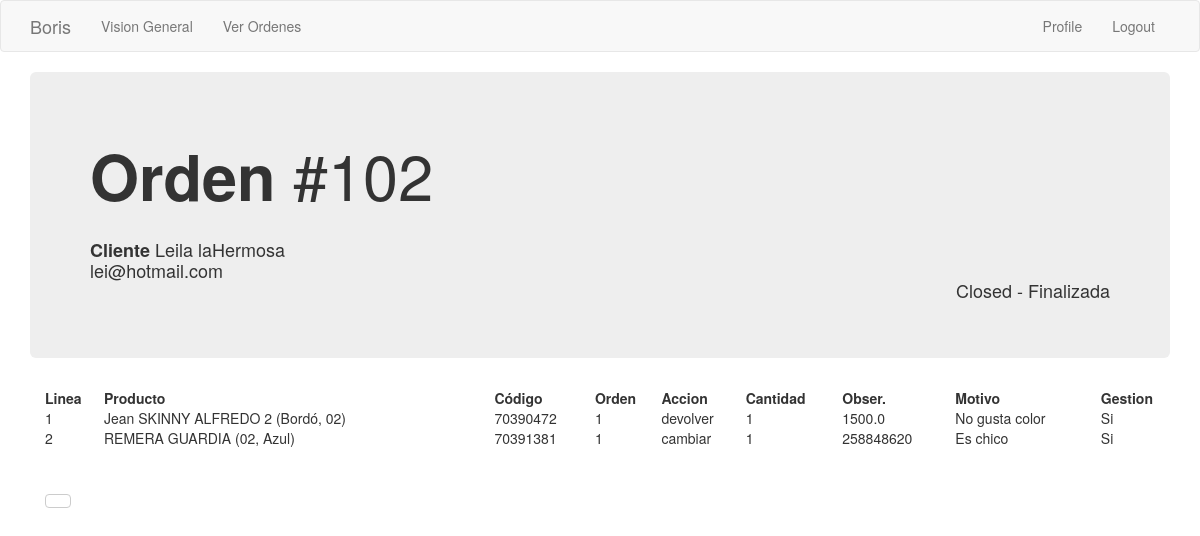
The page /orden/1 (signed in) on the database as committed earlier.
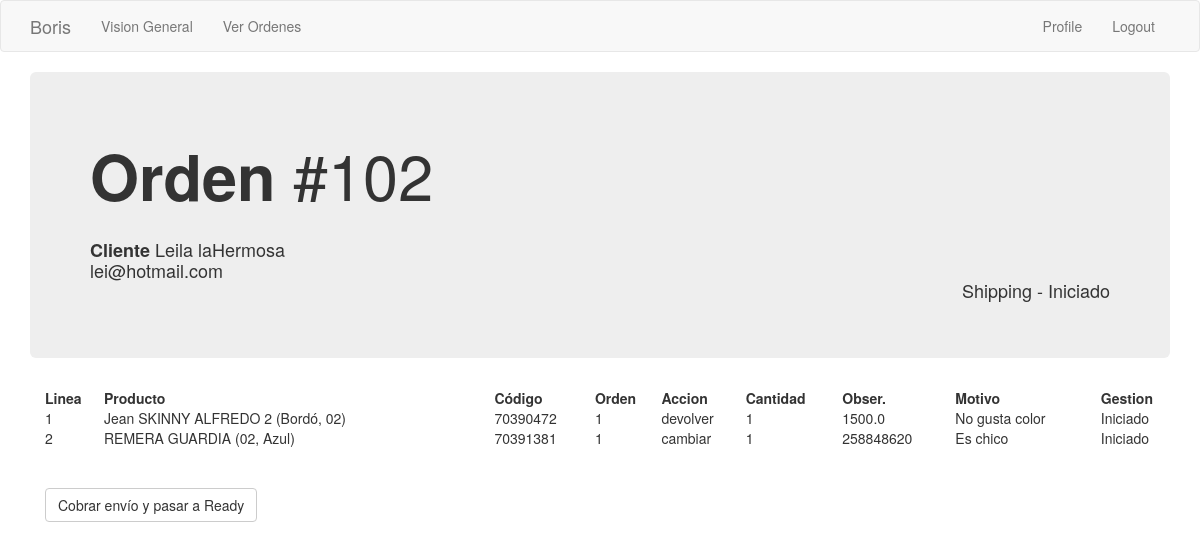
The same page on the database as committed later.
### app/models.py (models this page shows, shortened)
class Order_header(db.Model):
    id = db.Column(db.Integer, primary_key=True)
    order_number = db.Column(db.Integer, index=True)
    order_id_anterior = db.Column(db.Integer)
    creation_date = db.Column(db.String(35), index=True)
    last_update_date = db.Column(db.String(35))
    payment_method = db.Column(db.String(10))
    payment_card = db.Column(db.String(10))
    courier_order_id = db.Column(db.String(64), index=True)
    status = db.Column(db.String(15))
    sub_status = db.Column(db.String(15))
    customer_address = db.Column(db.String(64))
    customer_number = db.Column(db.String(10))
    customer_floor = db.Column(db.String(10))
    customer_zipcode = db.Column(db.String(8))
    customer_locality = db.Column(db.String(64))
    customer_city = db.Column(db.String(64))
    customer_province = db.Column(db.String(64))
    customer_country = db.Column(db.String(64))
    detalle = db.relationship('Order_detail', backref='productos', lazy='dynamic')
    transaction = db.relationship('Transaction_log', backref='transaccion', lazy='dynamic')
    customer_id = db.Column(db.Integer, db.ForeignKey('customer.id'))
    store = db.Column(db.Integer, db.ForeignKey('company.store_id'))

class Order_detail(db.Model):
    order_line_number = db.Column(db.String, primary_key=True)
    line_number = db.Column(db.Integer)
    prod_id = db.Column(db.Integer)
    name = db.Column(db.String(120))
    variant = db.Column(db.Integer)
    accion = db.Column(db.String(10))
    accion_cambiar_por = db.Column(db.Integer)
    accion_cantidad = db.Column(db.Integer)
    motivo = db.Column(db.String(50))
    monto_a_devolver = db.Column(db.Float)
    gestionado = db.Column(db.String(10))
    order = db.Column(db.Integer, db.ForeignKey('order_header.id'))

### app/main/routes.py (the view)
@bp.route('/orden/<orden_id>')
@login_required
def orden(orden_id):
    orden = Order_header.query.filter_by(id=orden_id).first()
    orden_linea = Order_detail.query.filter_by(order=orden_id).all()
    return render_template('orden.html', orden=orden, orden_linea=orden_linea, customer=orden.buyer)

### app/main/routes.py (called while the page is built)
@bp.before_app_request
def before_request():
    if current_user.is_authenticated:
        current_user.last_seen = datetime.utcnow()
        db.session.commit()

### app/models.py (called while the page is built)
@login.user_loader
def load_user(id):
    return User.query.get(int(id))

### app/templates/orden.html (shortened to what this page needs)
{% extends "base.html" %}
{% block app_content %}
    <div class='jumbotron'>
        <h1>
            <strong>Orden </strong>#{{orden.order_number}}
        </h1>
        <h4>
            <br> <strong> Cliente </strong>{{customer.name}}
            <br>         {{customer.email}}
            <div class="text-right"> {{orden.status}} - {{orden.sub_status}} </div>
        </h4>
    </div>
    <div class='container'>
        <table style="width:100%">
            <tr>
                <th>Linea</th>
                <th>Producto</th>
                <th>Código</th>
                <th>Orden</th>
                <th>Accion</th>
                <th>Cantidad</th>
                <th>Obser.</th>
                <th>Motivo</th>
                <th>Gestion</th>
            </tr>
            {% for i in orden_linea %}
            <tr>
                <td>{{i['line_number']}}</td>
                <td>{{i['name']}}</td>
                <td>{{i['prod_id']}}</td>
                <td>{{i['order']}}</td>
                <td>{{i['accion']}}</td>
                <td>{{i['accion_cantidad']}}</td>
                <td>
                {% if i['accion'] == 'cambiar' %}
                    {{i['accion_cambiar_por']}}
                {% else %}
                    {{i['monto_a_devolver']}}
                {% endif %}
                </td>
                <td>{{i['motivo']}}</td>
                <td>{{i['gestionado']}}</td>
            </tr>
            {% endfor %}
        </table>
        <br><br>
            {% if orden.sub_status == 'Iniciado' %}
                {% set text = 'Cobrar envío y pasar a Ready' %}
                {% set accion_orden = 'toReady' %}
            {% endif %}
            {% if orden.sub_status == 'Recibido' %}
                {% set text = 'Revisar y aprobar Solicitud' %}
                {% set accion_orden = 'toApproved' %}
            {% endif %}
            <a href="{{ url_for('main.gestionar_ordenes', orden_id = orden.id, accion_orden = accion_orden ) }}">
            <button class="btn btn-default"> {{text}} </button></a>
    </div>
{% endblock %}

Rows that differ between the two databases and show on the page:
changed Order_header: status "Closed" → "Shipping"; sub_status "Finalizada" → "Iniciado"
changed Order_detail "Jean SKINNY ALFREDO 2 (Bordó, 02)": gestionado "Si" → "Iniciado"
changed Order_detail "REMERA GUARDIA (02, Azul)": gestionado "Si" → "Iniciado"
Other text that changed with them:
{{ text }}: (not shown) → "Cobrar envío y pasar a Ready"
